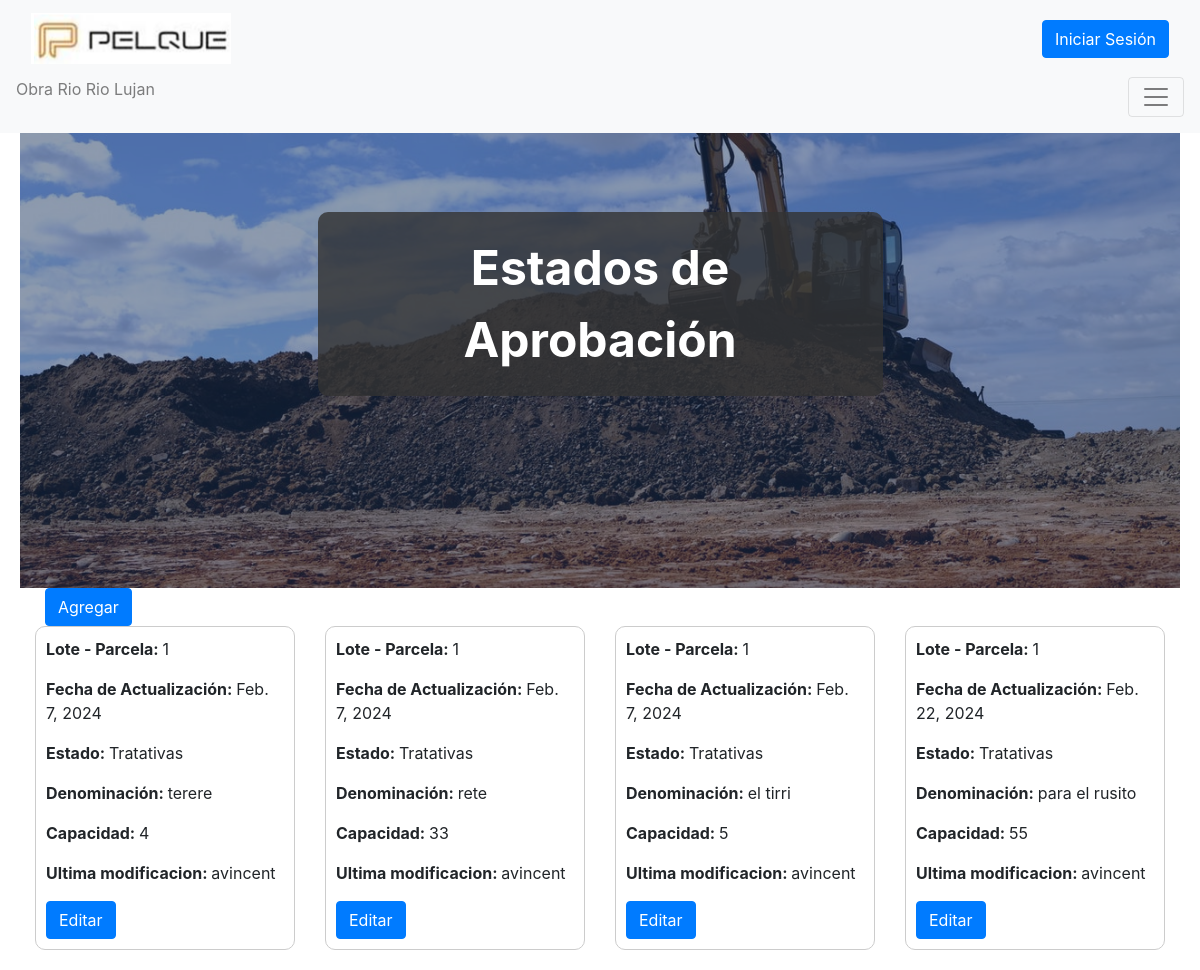
/RioLujan/Estado_De_Aprobacion/, run on an earlier commit of the app's database.
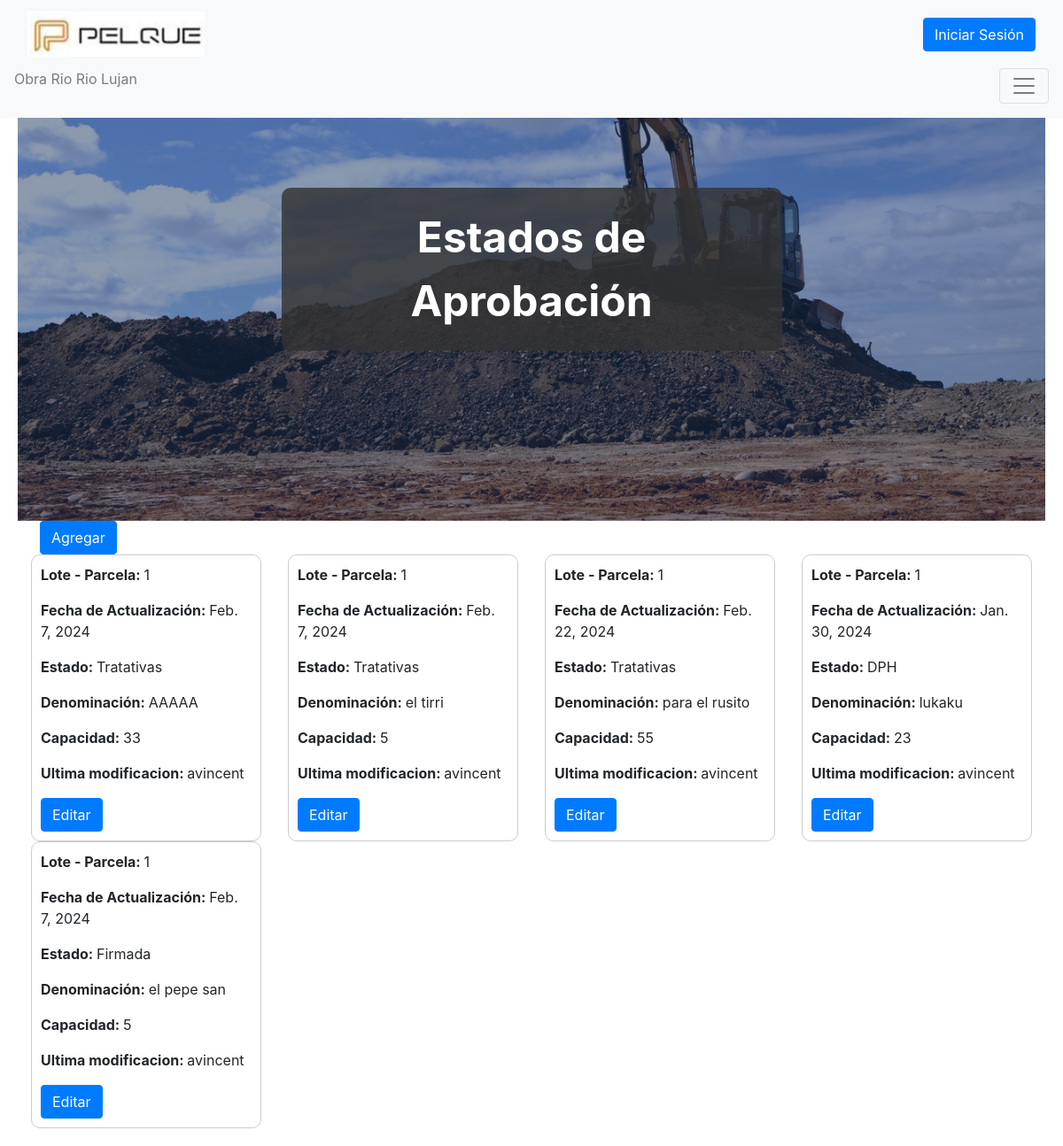
And on a later commit of the database.
### RioLujan/models.py (models this page shows, shortened)
class Estado_De_Aprobacion(models.Model):
    lote= models.CharField(max_length=99, verbose_name="Lote - Parcela")
    actualizacion= models.DateField(verbose_name="Fecha de Actualizacion")
    estado= models.CharField(max_length=99, verbose_name="Estado")
    denominacion= models.CharField(max_length=99, verbose_name="Denominacion")
    capacidad= models.IntegerField(verbose_name="Capacidad")
    usuario = models.ForeignKey(User, on_delete=models.CASCADE, verbose_name="Ultima modificacion")

### RioLujan/views.py (the view)
# urls.py: path('Estado_De_Aprobacion/', views.Estado_De_Aprobacion_all, name='Estado_De_Aprobacion'),
def Estado_De_Aprobacion_all(request):
    estados = Estado_De_Aprobacion.objects.all()
    return render(request,"RioLujan/Estado_De_Aprobacion.html",{"estados":estados})

### RioLujan/templates/RioLujan/Estado_De_Aprobacion.html (shortened to what this page needs)
        {% extends 'RioLujan/origen.html' %}
    {% block tituloGrande %}
    <div style="font-size: 3em; font-weight: bold; background-color: rgba(50, 50, 50, 0.8); color: white; padding: 20px; border-radius: 10px">Estados de Aprobación</div>
    {% endblock %}
    {% block debajomasthead %}
    <div class="container d-flex justify-between -l">
            <form action="{% url 'carga_Estado_De_Aprobacion'%}" method="get">
                <button type="submit" class="btn btn-primary">Agregar</button>
            </form>
    </div>
<body>
    <div class="container-fluid">
        <div class="row">
            {% for estado in estados %}
            <div class="col-md-6 col-lg-4 col-xl-3">
                <div class="estado-aprobacion-container">
                    <p><strong>Lote - Parcela: </strong> {{ estado.lote }}</p>
                    <p><strong>Fecha de Actualización: </strong> {{ estado.actualizacion }}</p>
                    <p><strong>Estado: </strong> {{ estado.estado }}</p>
                    <p><strong>Denominación: </strong> {{ estado.denominacion }}</p>
                    <p><strong>Capacidad: </strong> {{ estado.capacidad }}</p>
                    <p><strong>Ultima modificacion: </strong> {{ estado.usuario }}</p>
                    <div class="button-container">
                        <form action="{% url 'update_Estado_De_Aprobacion' estado.id %}" method="get">
                            <button type="submit" class="btn btn-primary">Editar</button>
                        </form>
                    </div>
                </div>
            </div>
            {% endfor %}
        </div>
    </div>
</body>
{% endblock %}

What changed in the data, as far as the page shows it:
removed Estado_De_Aprobacion: lote "1", actualizacion "Feb. 7, 2024", estado "Tratativas", denominacion "terere", capacidad "4", usuario "avincent"
changed Estado_De_Aprobacion: denominacion "rete" → "AAAAA"
added Estado_De_Aprobacion: lote "1", actualizacion "Jan. 30, 2024", estado "DPH", denominacion "lukaku", capacidad "23", usuario "avincent"
added Estado_De_Aprobacion: lote "1", actualizacion "Feb. 7, 2024", estado "Firmada", denominacion "el pepe san", capacidad "5", usuario "avincent"
